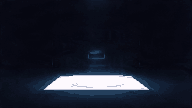
#> input picture MV_Clean_Slate/_过期的/DSH_2026-11-01/_web/px3/d1.png, 192 x 108 px; its folder holds only this picture in this run
$ python '量底板.py' px3/d1.png '#' '量指定文件'
#> lines starting #> are read from the running program, lines starting #| are printed output that depends on the picture; after the words box and inside, x2 and y2 are one past the last pixel; in counts of white or black regions, pixels touching at a corner belong together
#!/usr/bin/env python
# -*- coding: utf-8 -*-
"""量底板 —— 从像素化的场景图里量出光板（最亮的那块）的位置和台面高度。

为什么要量：相机 `cu/cv/z` 和她站的位置 `feet` 如果靠眼睛估，全分辨率一渲就露馅——
她一个人悬在纯黑里，光板根本不在画面里（ws_v2 第一版就是这样，缩略图看不出来）。
这里直接把「光板有多亮、占哪一块、前沿在哪一行」测出来，相机和站位都从数据里推。

用法：
    python _web/量底板.py              # 量 px3 里所有板子
    python _web/量底板.py px3/d1.png   # 量指定文件
"""
import sys
from pathlib import Path

import numpy as np
from PIL import Image

HERE = Path(__file__).resolve().parent
PX = HERE / "px3"


def measure(path: Path, thr: int = 150):
#> called with thr = 150
    im = np.array(Image.open(path).convert("RGB")).astype(np.float32)
    L = 0.3 * im[..., 0] + 0.59 * im[..., 1] + 0.11 * im[..., 2]
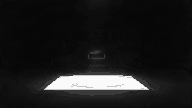
#> L: shape (108, 192) float32; min 7.8, max 250.8, mean 29.4
    m = L > thr
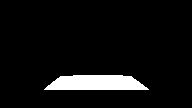
#> m: shape (108, 192) bool; 6.2% white; 1 white region, box (x1, y1, x2, y2) and area: (44, 75, 149, 90) 1295
    if m.sum() < 20:
        return None
    ys, xs = np.nonzero(m)
#> ys = 1295 values from 75 to 89; xs = 1295 values, max 148 at index 1294, min 44 at index 1190, mean 95.7
    x0, x1, y0, y1 = int(xs.min()), int(xs.max()), int(ys.min()), int(ys.max())
#> x0 = 44; x1 = 148; y0 = 75; y1 = 89
    # 台面：取最亮那一行附近，从亮块的底边往上找（底边 = 离观众最近的那条边）
    cx = int((x0 + x1) / 2)
#> cx = 96
    col = np.nonzero(m[:, cx])[0]
#> col = [75, 76, 77, 78, 79, 80, 81, 82, 83, 84, 85, 86, 87, 88, 89]
    # 每一列亮区的底边（>0 才算有）
    bottom = np.full(im.shape[1], -1, dtype=int)
#> bottom = 192 values from -1 to -1
    for x in range(im.shape[1]):
        yy = np.nonzero(m[:, x])[0]
        if len(yy):
            bottom[x] = yy.max()
#> this loop made 192 passes
#> yy on passes 45 to 47: [89], [88, 89], [87, 88, 89]
#> after the loop, bottom = 192 values, max 89 at index 44, min -1 at index 0, mean 48.22
    valid = bottom[bottom >= 0]
#> valid = 105 values from 89 to 89
    return {
        "bbox": (x0, y0, x1, y1),
        "center": (cx, int((y0 + y1) / 2)),
        "front": int(np.percentile(valid, 92)) if len(valid) else y1,  # 前沿（近端）行
        "back": y0,
        "col_at_center": (int(col.min()), int(col.max())) if len(col) else None,
        "width": x1 - x0, "height": y1 - y0,
        "pixels": int(m.sum()),
    }


def main() -> int:
    args = sys.argv[1:]
    files = [Path(a) for a in args] if args else sorted(PX.glob("d*.png"))
    for f in files:
        if not f.is_absolute():
            f = (Path.cwd() / f) if (Path.cwd() / f).exists() else (PX / f.name)
        r = measure(f)
#> r = {'bbox': (44, 75, 148, 89), 'center': (96, 82), 'front': 89, 'back': 75, 'col_at_center': (75, 89), 'width': 104, 'height': 14, 'pixels': 1295}
        if not r:
            print(f"{f.name}: 没有亮块")
            continue
        x0, y0, x1, y1 = r["bbox"]
#> x0 = 44; y0 = 75; x1 = 148; y1 = 89
        print(f"{f.name}  {Image.open(f).size[0]}×{Image.open(f).size[1]}")
        print(f"  光板 bbox  x {x0}–{x1}   y {y0}–{y1}   (宽 {r['width']} 高 {r['height']})")
#|   光板 bbox  x 44–148   y 75–89   (宽 104 高 14)
        print(f"  亮面积 {r['pixels']} px")
#|   亮面积 1295 px
        print(f"  前沿 v={r['front']}   后沿 v={r['back']}   中心 u={r['center'][0]}")
#|   前沿 v=89   后沿 v=75   中心 u=96
        if r["col_at_center"]:
            a, b = r["col_at_center"]
#> a = 75; b = 89
            print(f"  u=中心那一列：v {a}–{b}")
#|   u=中心那一列：v 75–89
        # 建议：把她放在前沿往上 1 格，脚踩在 x 中心
        print(f"  → 建议站位 feet = [{r['center'][0]}, {r['front'] - 1}]")
#|   → 建议站位 feet = [96, 88]
    return 0


if __name__ == "__main__":
#> (the run stopped early here; a loop or call above may not have finished)
